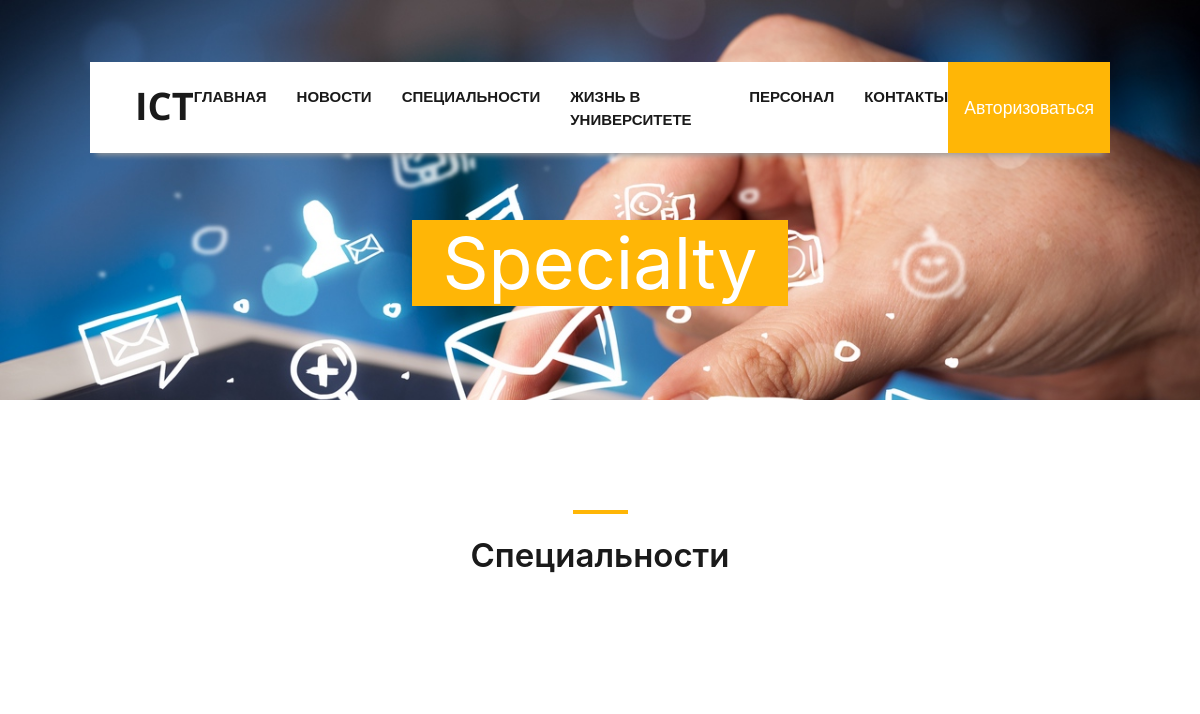
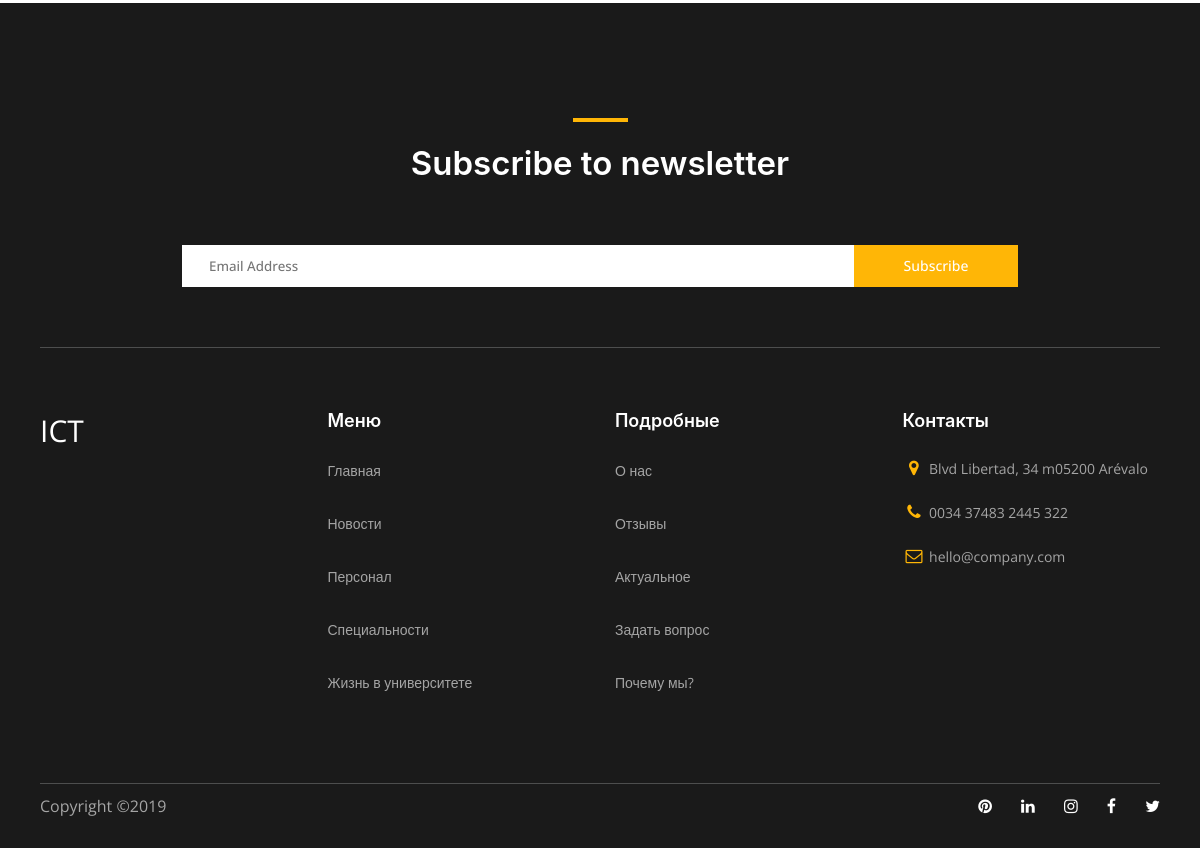
The page /specialty/ on the database as committed earlier (2 pictures, top to bottom).
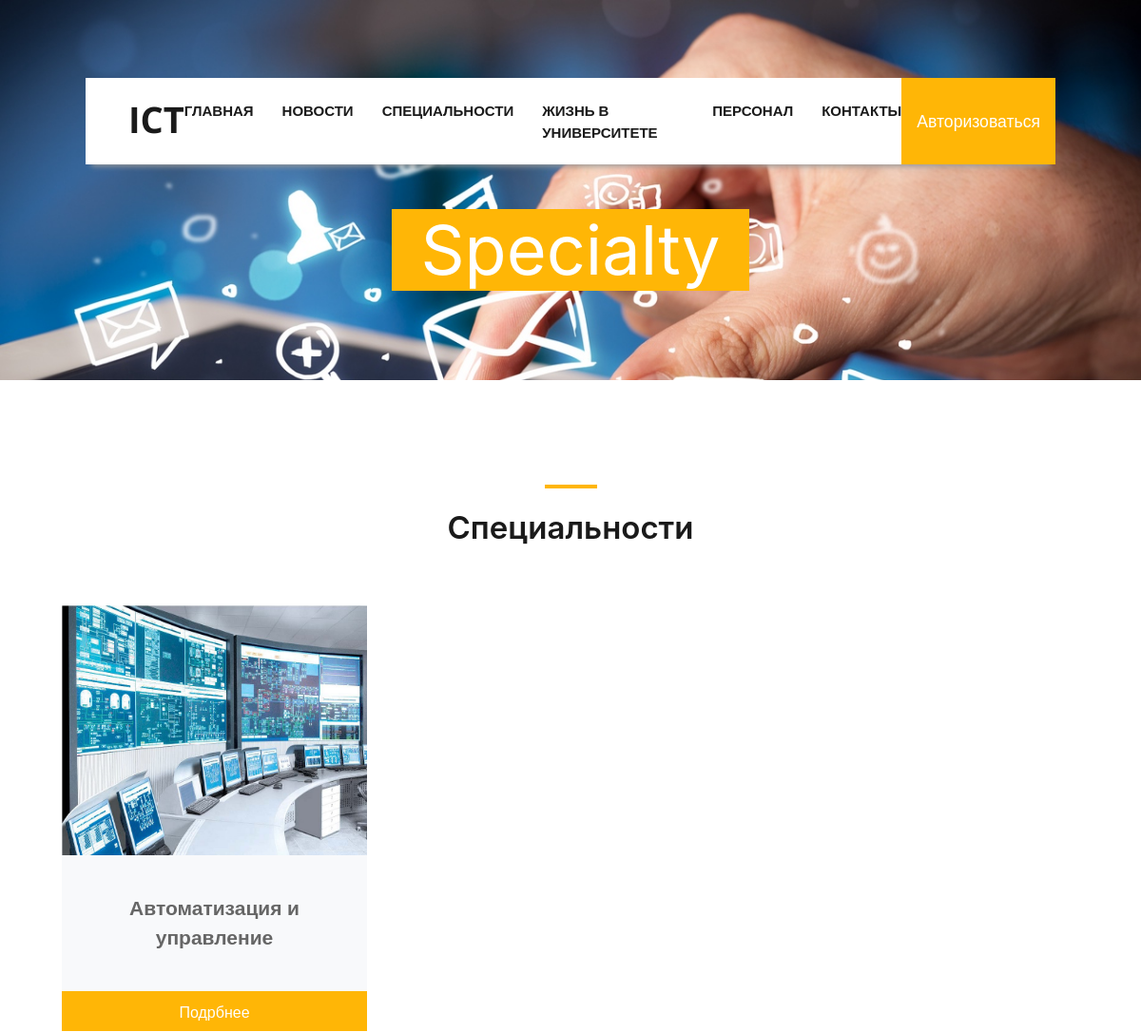
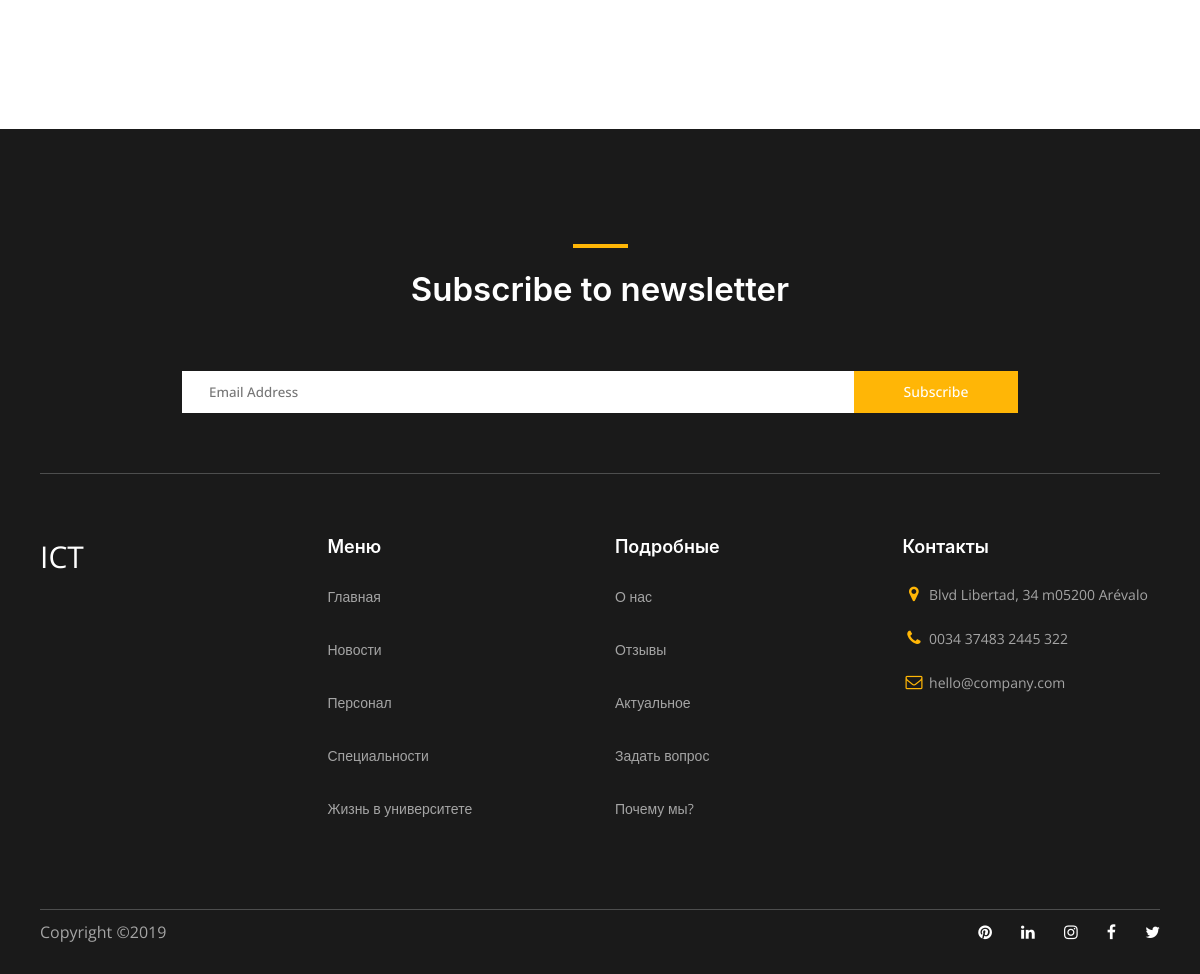
The same page on the database as committed later (2 pictures, top to bottom).
### ICTapp/models.py (models this page shows, shortened)
class Specialty(models.Model):
   name = models.CharField(max_length=100)
   slug = models.SlugField()
   description = models.TextField()
   purpose = models.TextField()
   tasks = models.TextField()
   perspectives = models.TextField()
   img = models.ImageField(upload_to='Specialty_images', blank=True)
   def get_absolute_url(self):
      return reverse('specialty_detail_url', kwargs={'slug':self.slug})

### ICTapp/views.py (the view)
# urls.py: path('specialty/', SpecialtyView.as_view(), name='specialty_url'),
class SpecialtyView(View):
   def get(self, request):
      specialty = Specialty.objects.all()
      return render(request, 'ICTapp/Specialty.html', context={
         'specialty': specialty,
      })

### ICTapp/templates/ICTapp/Specialty.html (shortened to what this page needs)
{% extends 'base.html' %}
{% block content %}
   <div class="news-header parallax-window" data-parallax="scroll" data-image-src="/media/background-images/news-bg.jpg">
      <h1>Specialty</h1>
   </div>
   <section id="events" class="events section">
      <div class="wrapper">
         <section id="talents" class="talents section">
            <div class="wrapper">
               <h2 class="section-title talents-title">Специальности</h2>
               <div class="talents-box flex j-sb flex-wrap">
                  {% for speciality in specialty %}
                     <div class="talents-box__item">
                        <div class="talents-box__img">
                           <img src="{{ speciality.img.url }}" alt="talent">
                        </div>
                        <div class="talents-box__text">
                           <div class="text-title talents-box__title">{{ speciality.name }}</div>
                        </div>
                        <a class="talents-box__link text-decor-none transition" href="{{ speciality.get_absolute_url }}">Подрбнее</a>
                     </div>
                  {% endfor %}
               </div>
            </div>
         </section>
      </div>
   </section>
{% endblock content %}

### ICTapp/templates/base.html (shortened to what this page needs)
{% load static %}
<!DOCTYPE html>
<html lang="ru">
<head>
   <link rel="stylesheet" href="{% static 'css/font-awesome.min.css' %}">
   <link rel="stylesheet" href="{% static 'css/main.css' %}">
   <link rel="stylesheet" href="{% static 'css/uikit.min.css' %}">
</head>
<body>
   <nav class="flex j-sb flex-align-center">
      <div class="logo">
         <a class="text-decor-none transition" href="{% url 'home_url' %}">ICT</a>
      </div>
      <ul class="menu flex">
         <li class="menu_item">
            <a href="{% url 'home_url' %}" class="menu_link transition text-decor-none text-decor-none">Главная</a>
         </li>
         <li class="menu_item">
            <a href="{% url 'news_url' %}" class="menu_link transition text-decor-none">Новости</a>
         </li>
         <li class="menu_item">
            <a href="{% url 'specialty_url' %}" class="menu_link transition text-decor-none">Специальности</a>
         </li>
         <li class="menu_item">
            <a href="{% url 'informations_url' %}" class="menu_link transition text-decor-none">Жизнь в университете</a>
         </li>
         <li class="menu_item">
            <a href="{% url 'staff_url' %}" class="menu_link transition text-decor-none">Персонал</a>
         </li>
         <li class="menu_item">
            <a href="#footer" class="menu_link transition text-decor-none" uk-scroll>Контакты</a>
         </li>
      </ul>
      <div class="auth-box">
         {% if user.is_authenticated %}
            <p class="auth-box-true">
               <a href="{% url 'profile_url' %}" class="text-decor-none transition">Профиль</a>
               <br>
               <a href="{% url 'sign_out_url' %}" class="text-decor-none transition">Выйти</a>
            </p>
         {% else %}
            <p class="auth-box-false">
               <a href="{% url 'sign_in_url' %}" class="text-decor-none transition">Авторизоваться</a>
            </p>
         {% endif %}
      </div>
   </nav>
   {% block content %}
   {% endblock content %}
   <footer id="footer">
      <div class="wrapper">
         <h2 class="section-title">Subscribe to newsletter</h2>
         <div class="subscribe">
            <input type="text" placeholder="Email Address">
            <button>Subscribe</button>
         </div>
         <div class="footer-box flex j-sb">
            <div class="footer-box__item">
               <div class="footer-logo">ICT</div>
            </div>
            <div class="footer-box__item">
               <h3 class="footer-title">Меню</h3>
               <p>
                  <a class="text-decor-none" href="#">Главная</a>
               </p>
               <p>
                  <a class="text-decor-none" href="#">Новости</a>
               </p>
               <p>
                  <a class="text-decor-none" href="#">Персонал</a>
               </p>
               <p>
                  <a class="text-decor-none" href="#">Специальности</a>
               </p>
               <p>
                  <a class="text-decor-none" href="#">Жизнь в университете</a>
               </p>
            </div>
            <div class="footer-box__item">
               <h3 class="footer-title">Подробные</h3>
               <p>
                  <a class="text-decor-none" href="#">О нас</a>
               </p>
               <p>
                  <a class="text-decor-none" href="#">Отзывы</a>
               </p>
               <p>
                  <a class="text-decor-none" href="#">Актуальное</a>
               </p>
               <p>
                  <a class="text-decor-none" href="#">Задать вопрос</a>
               </p>
               <p>
                  <a class="text-decor-none" href="#">Почему мы?</a>
               </p>
            </div>
            <div class="footer-box__item">
               <h3 class="footer-title">Контакты</h3>
               <p class="contacts-info">
                  <i class="fa fa-map-marker" aria-hidden="true"></i> Blvd Libertad, 34 m05200 Arévalo
               </p>
               <p class="contacts-info">
                  <i class="fa fa-phone" aria-hidden="true"></i> 0034 37483 2445 322
               </p>
               <p class="contacts-info">
                  <i class="fa fa-envelope-o" aria-hidden="true"></i> hello@company.com
               </p>
            </div>
         </div>
         <div class="footer-info flex j-sb">
            <p>Copyright ©2019</p>
            <div class="socials">
               <a class="text-decor-none" href="#">
                  <i class="fa fa-pinterest" aria-hidden="true"></i>
               </a>
               <a class="text-decor-none" href="#">
                  <i class="fa fa-linkedin" aria-hidden="true"></i>
               </a>
               <a class="text-decor-none" href="#">
                  <i class="fa fa-instagram" aria-hidden="true"></i>
               </a>
               <a class="text-decor-none" href="#">
                  <i class="fa fa-facebook" aria-hidden="true"></i>
               </a>
               <a class="text-decor-none" href="#">
                  <i class="fa fa-twitter" aria-hidden="true"></i>
               </a>
            </div>
         </div>
      </div>
   </footer>
</body>
</html>

### ICTapp/static/css/main.css (style rules this page uses)
* { margin: 0; padding: 0; -webkit-box-sizing: border-box; box-sizing: border-box; font-family: 'Open Sans', sans-serif; text-shadow: rgba(0,0,0,.01) 0 0 1px; }
.text-decor-none, .text-decor-none:hover { text-decoration: none; }
.flex { display: -webkit-box; display: -ms-flexbox; display: flex; }
.flex-wrap { -ms-flex-wrap: wrap; flex-wrap: wrap; }
.j-sb { -webkit-box-pack: justify; -ms-flex-pack: justify; justify-content: space-between; }
.flex-align-center { -webkit-box-align: center; -ms-flex-align: center; align-items: center; }
.section { margin: 110px 0 80px; }
.news-box__container .news-action-dropdown p, .auth-box p, .teachers-box__name { margin: 0; }
.transition { -webkit-transition: all 0.3s; transition: all 0.3s; }
.section-title { color: #1a1a1a; font-size: 33px; text-align: center; font-weight: 600; margin-bottom: 60px; }
.section-title::before { content: ''; display: block; background: #ffb606; width: 55px; margin: 0 auto 20px; height: 4px; }
.text-title { font-size: 21px; font-weight: 600; }
.wrapper { max-width: 1170px; margin: 0 auto; padding: 0 25px; }
nav { position: fixed; z-index: 999; top: 4%; width: 85%; left: 7.5%; background-color: #fff; color: #1a1a1a; -webkit-box-shadow: 0 8px 6px -6px #999; box-shadow: 0 8px 6px -6px #999; overflow: hidden; }
.logo { margin-left: 45px; font-family: 'Courgette'; font-weight: 700; line-height: 45px; text-align: center; font-size: 30px; }
.logo a { color: #1a1a1a; font-size: 38px; }
nav .menu { margin: 0; padding: 0; list-style-type: none; text-transform: uppercase; }
.menu_item { margin-left: 30px; font-weight: 700; font-size: 15px; }
.menu_link { text-decoration: none; color: #1a1a1a; }
.auth-box { background-color: rgb(255,182,6); font-size: 1.1em; text-align: center; }
.auth-box-false { padding: 32px 16px; }
.auth-box a { color: #fff; }
.talents-box__item { width: 30%; margin-bottom: 50px; }
.talents-box__img { height: 263px; overflow: hidden; }
.talents-box__img img { width: 100%; min-height: 100%; }
.talents-box__text { background: #F8F9FB; text-align: center; padding: 40px 10px; }
.talents-box__link { background: #ffb606; color: #fff; display: block; text-align: center; padding: 10px 10px 8px; }
footer { background: #1a1a1a; padding: 115px 0 0; }
footer .section-title { color: #fff; }
.subscribe { padding-bottom: 60px; text-align: center; font-size: 0; border-bottom: 1px solid #4d4e4e; }
.subscribe input { width: 60%; height: 42px; border: none; padding: 0 27px; font-weight: 500; color: #1a1a1a; vertical-align: top; outline: none; }
.subscribe button { width: 164px; height: 42px; border: none; background: #ffb606; color: #fff; font-size: 14px; font-weight: 500; cursor: pointer; outline: none; }
.footer-box { color: #fff; margin-top: 60px; padding-bottom: 60px; border-bottom: 1px solid #4d4e4e; }
.footer-box__item { width: 23%; }
.footer-logo { font-size: 30px; margin-bottom: 5px; }
.footer-title { color: #fff; font-size: 18px; font-weight: 600; margin-bottom: 25px; }
.footer-box__item a { color: #a5a5a5; display: inline-block; font-size: 14px; text-decoration: none; margin-bottom: 10px; }
.contacts-info { font-size: 14px; color: #a5a5a5; margin-bottom: 23px; }
.contacts-info i { font-size: 17px; display: inline-block; width: 23px; text-align: center; color: #ffb606; }
.footer-info { padding: 10px 0; }
.footer-info p { color: #a5a5a5; }
.socials a { display: inline-block; color: #fff; margin-right: 25px; text-decoration: none; }
.socials a:last-child, .teachers-box__links a:last-child, .teachers-detail-info__links a:last-child { margin-right: 0; }
.news-header { background: url('/media/background-images/news-bg.jpg'); background-repeat: no-repeat; background-size: cover; text-align: center; height: 400px; }
.news-header h1 { background: #ffb606; font-size: 72px; font-weight: 400; color: #fff; display: inline-block; padding: 0 30px; margin-top: 220px; }
.news-action-button__link-edit i, .menu_item:first-child { margin-left: 0px; }

Rows that differ between the two databases and show on the page:
added Specialty: img (picture), name "Автоматизация и управление"
